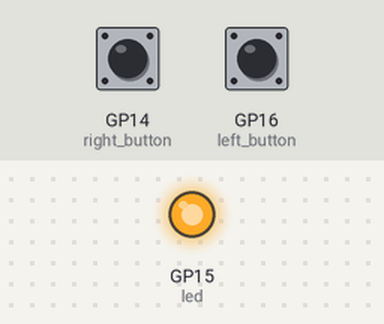
The program below on a simulated Raspberry Pi Pico running MicroPython. On the bench: output pins drawn as LEDs (lit = HIGH). The test bench sets the inputs (shaded band); at power-on: GP14 (right_button) LOW, GP16 (left_button) LOW. Random numbers come from a fixed seed.

Above: at 0.1 s.
At 5.7 s:
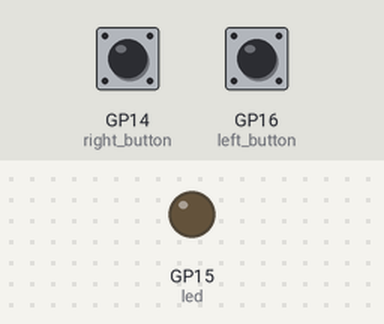
Timing chart, 0 to 7.2 s (numbered marks = the images above):
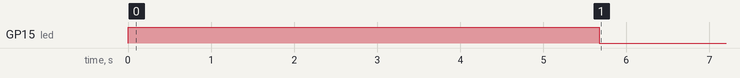

The program:

reaction_game.py
```python
import machine
import utime
import urandom

led = machine.Pin(15, machine.Pin.OUT)
right_button = machine.Pin(14, machine.Pin.IN, machine.Pin.PULL_DOWN)
left_button = machine.Pin(16, machine.Pin.IN, machine.Pin.PULL_DOWN)
fastest_button = None

def button_handler(pin):
    left_button.irq(handler=None)
    right_button.irq(handler=None)
    timer_reaction = utime.ticks_diff(utime.ticks_ms(), timer_start)
    global fastest_button
    fastest_button = pin
    print("Your reaction time was " + str(timer_reaction) + " milliseconds!")

led.value(1)
utime.sleep(urandom.uniform(5, 10))
led.value(0)
timer_start = utime.ticks_ms()
right_button.irq(trigger=machine.Pin.IRQ_RISING,handler=button_handler)
left_button.irq(trigger=machine.Pin.IRQ_RISING,handler=button_handler)

while fastest_button is None:
    utime.sleep(1)
if fastest_button is left_button:
    print("Left Player wins!")
elif fastest_button is right_button:
    print("Right Player wins!")
```

Measured:
- by itself, GP15 (led): LOW → HIGH at 0.00 s, → LOW 5.7 s later
